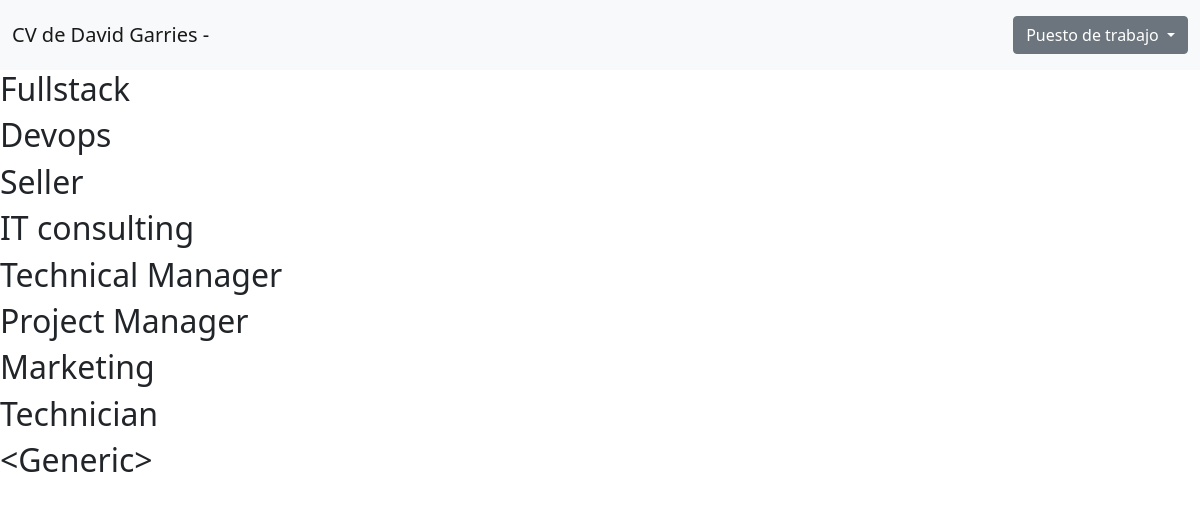
/resume/tags, run on the app's committed database.
### resume_app/models.py (models this page shows, shortened)
class TagJob(models.Model):
    tag = models.CharField(max_length=24, blank=False)

### resume_app/views.py (the view)
# urls.py: path('tags', views.skills, name='skills'),
def skills(request):
    return render(request, "resume_app/skills.html", {
        "tagsjob": TagJob.objects.all(),
    })

### resume_app/templates/resume_app/skills.html
{% extends "resume_app/layout.html" %}
{% block body %}
    {% for tagjob in tagsjob %}
        <div class="company"><h2>{{ tagjob.tag }} </h2></div>
    {% endfor %}
{% endblock %}

### resume_app/templates/resume_app/layout.html (shortened to what this page needs)
<!DOCTYPE html>
<html lang="en">
<head>
    <link href="https://cdn.jsdelivr.net/npm/bootstrap@5.1.0/dist/css/bootstrap.min.css" rel="stylesheet">
</head>
<body>
    <nav class="navbar navbar-light bg-light">
        <div class="container-fluid">
            <span class="navbar-brand">
                CV de David Garries - {{ actual_tag }}
            </span>
            <span class="navbar-text">
                <div class="dropdown">
                  <button class="btn btn-secondary dropdown-toggle" type="button" id="job" data-bs-toggle="dropdown" aria-expanded="false">
                    Puesto de trabajo
                  </button>
                </div>
            </span>
        </div>
    </nav>
    {% block body %}
    {% endblock %}
</body>
</html>

### data on the page
TagJob: tag "Fullstack"
TagJob: tag "Devops"
TagJob: tag "Seller"
TagJob: tag "IT consulting"
TagJob: tag "Technical Manager"
TagJob: tag "Project Manager"
TagJob: tag "Marketing"
TagJob: tag "Technician"
TagJob: tag "<Generic>"
